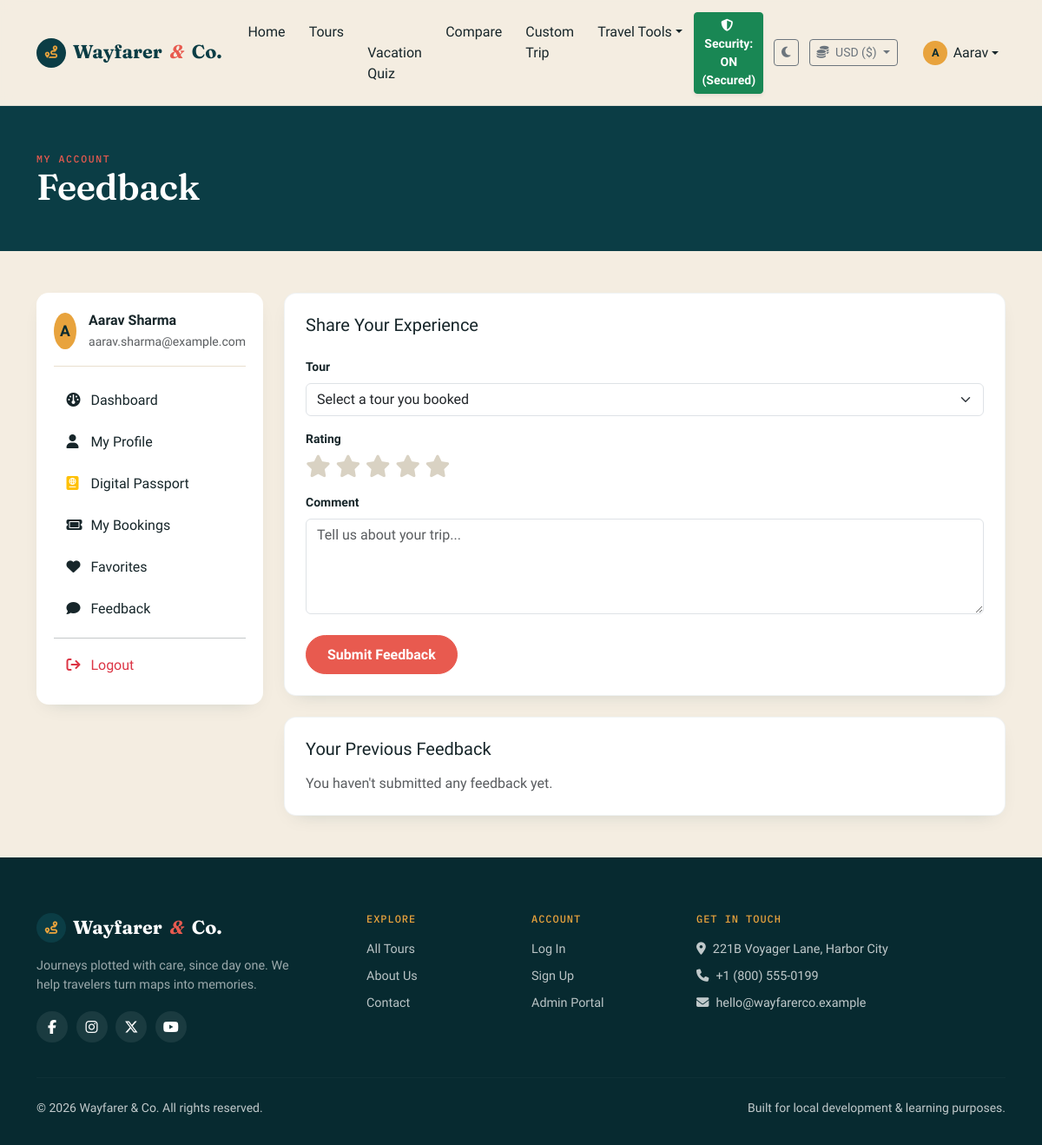
The page /feedback (signed in) on the database as committed earlier.
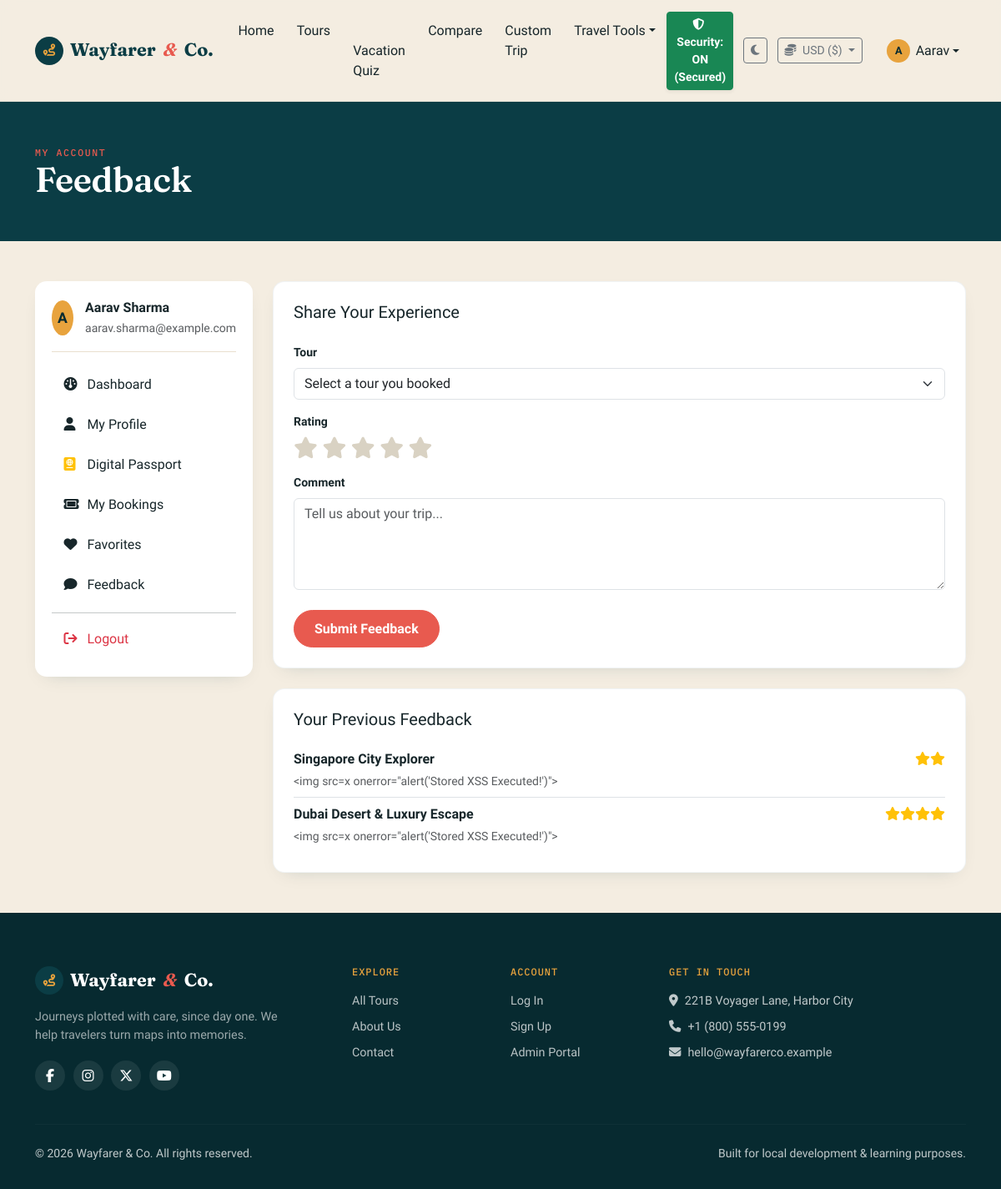
The same page on the database as committed later.
### models/feedback.py (models this page shows, shortened)
class Feedback(db.Model):
    __tablename__ = "feedback"
    id = db.Column(db.Integer, primary_key=True)
    user_id = db.Column(db.Integer, db.ForeignKey("users.id"), nullable=False)
    tour_id = db.Column(db.Integer, db.ForeignKey("tours.id"), nullable=False)
    booking_id = db.Column(db.Integer, db.ForeignKey("bookings.id"), nullable=True)
    rating = db.Column(db.Integer, nullable=False, default=5)  # 1-5
    comment = db.Column(db.Text, nullable=False, default="")
    created_at = db.Column(db.DateTime, default=datetime.utcnow)

### models/tour.py (models this page shows, shortened)
class Tour(db.Model):
    __tablename__ = "tours"
    id = db.Column(db.Integer, primary_key=True)
    name = db.Column(db.String(150), nullable=False)
    destination = db.Column(db.String(100), nullable=False, index=True)
    category = db.Column(db.String(50), nullable=False, default="General")
    description = db.Column(db.Text, nullable=False, default="")
    itinerary = db.Column(db.Text, nullable=True)
    duration = db.Column(db.String(50), nullable=False, default="")  # e.g. "5 Days / 4 Nights"
    price = db.Column(db.Float, nullable=False, default=0.0)
    child_price = db.Column(db.Float, nullable=False, default=0.0)
    available_seats = db.Column(db.Integer, nullable=False, default=0)
    start_date = db.Column(db.Date, nullable=True)
    end_date = db.Column(db.Date, nullable=True)
    image_url = db.Column(db.String(400), nullable=True)
    included = db.Column(db.Text, nullable=True)
    excluded = db.Column(db.Text, nullable=True)
    rating = db.Column(db.Float, nullable=False, default=4.5)
    difficulty = db.Column(db.String(30), nullable=False, default="Easy")  # Easy, Moderate, Challenging, Expedition
    season = db.Column(db.String(30), nullable=False, default="All Year")   # Spring, Summer, Autumn, Winter, All Year
    tags = db.Column(db.String(200), nullable=True, default="Popular, Recommended")  # Comma separated
    latitude = db.Column(db.Float, nullable=True, default=46.8182)
    longitude = db.Column(db.Float, nullable=True, default=8.2275)
    max_seats = db.Column(db.Integer, nullable=False, default=30)
    is_active = db.Column(db.Boolean, default=True, nullable=False)
    created_at = db.Column(db.DateTime, default=datetime.utcnow)
    bookings = db.relationship("Booking", backref="tour", lazy=True)
    feedbacks = db.relationship("Feedback", backref="tour", lazy=True)
    favorited_by = db.relationship("Favorite", backref="tour", lazy=True)

### routes/profile.py (the view, shortened to what this page needs)
@profile_bp.route("/feedback", methods=["GET", "POST"])
@login_required
def feedback():
    user = get_current_user()
    completed_tours = (
        db.session.query(Tour)
        .join(Booking, Booking.tour_id == Tour.id)
        .filter(Booking.user_id == user.id)
        .distinct()
        .all()
    )
    my_feedback = (
        Feedback.query.filter_by(user_id=user.id).order_by(Feedback.created_at.desc()).all()
    )
    return render_template("feedback.html", tours=completed_tours, my_feedback=my_feedback)

### models/user.py (called while the page is built)
    def is_admin(self):
        return self.role == "admin"

### routes/main.py (called while the page is built)
@main_bp.app_context_processor
def inject_globals():
    from flask import session
    security_mode = session.get("security_mode", "ON")
    return {
        "current_user": get_current_user(),
        "security_mode": security_mode
    }

### routes/utils.py (called while the page is built, shortened)
def get_current_user():
    user_id = session.get("user_id")
    if not user_id:
        return None
    return db.session.get(User, user_id)

def login_required(view_func):
    @wraps(view_func)
    def wrapped(*args, **kwargs):
        if not session.get("user_id"):
            log_security_event("UNAUTHORIZED_ACCESS", f"Attempted to access protected endpoint {request.path} without login.")
            flash("Please log in to continue.", "warning")
            return redirect(url_for("auth.login", next=request.path))
        user = get_current_user()
        return view_func(*args, **kwargs)
    return wrapped

### templates/feedback.html (shortened to what this page needs)
{% extends "base.html" %}
{% block content %}
<div class="wf-page-header">
    <div class="container">
        <div class="wf-eyebrow">My Account</div>
        <h1>Feedback</h1>
    </div>
</div>
<div class="container py-5">
    <div class="row g-4">
        <div class="col-lg-3">
            {% include "_account_sidebar.html" with context %}
        </div>
        <div class="col-lg-9">
            <div class="wf-panel p-4 mb-4">
                <h5 class="mb-4">Share Your Experience</h5>
                <form method="post">
                    <div class="mb-3">
                        <label class="form-label small fw-semibold">Tour</label>
                        <select name="tour_id" class="form-select" required>
                            <option value="" disabled selected>Select a tour you booked</option>
                        </select>
                    </div>
                    <div class="mb-3">
                        <label class="form-label small fw-semibold d-block">Rating</label>
                        <div class="wf-star-rating">
                            {% for i in range(5) %}
                            <i class="fa-solid fa-star wf-star"></i>
                            {% endfor %}
                        </div>
                    </div>
                    <div class="mb-4">
                        <label class="form-label small fw-semibold">Comment</label>
                        <textarea name="comment" class="form-control" rows="4" placeholder="Tell us about your trip..." required></textarea>
                    </div>
                    <button type="submit" class="btn wf-btn-primary">Submit Feedback</button>
                </form>
            </div>
            <div class="wf-panel p-4">
                <h5 class="mb-3">Your Previous Feedback</h5>
                {% for fb in my_feedback %}
                <div class="py-2 {% if not loop.last %}border-bottom{% endif %}">
                    <div class="d-flex justify-content-between">
                        <strong>{{ fb.tour.name }}</strong>
                        <span class="text-warning">{% for i in range(fb.rating) %}<i class="fa-solid fa-star"></i>{% endfor %}</span>
                    </div>
                    {% if security_mode == 'OFF' %}
                    <div class="alert alert-danger border-danger my-2 p-3 font-monospace shadow-sm">
                        <div class="fw-bold text-danger mb-1"><i class="fa-solid fa-skull-crossbones me-2"></i> 🔥 STORED XSS ATTACK EXECUTED — VULNERABLE DATA RENDERED:</div>
                        <div class="small text-dark">{{ fb.comment|safe }}</div>
                    </div>
                    {% else %}
                    <p class="text-muted small mb-0 mt-1">{{ fb.comment }}</p>
                    {% endif %}
                </div>
                {% else %}
                <p class="text-muted mb-0">You haven't submitted any feedback yet.</p>
                {% endfor %}
            </div>
        </div>
    </div>
</div>
{% endblock %}

Rows that differ between the two databases and show on the page:
added Feedback: tour.name "Singapore City Explorer", rating 2 (drawn), comment "<img src=x onerror=\"alert('Stored XSS Executed!')\">"
added Feedback: tour.name "Dubai Desert & Luxury Escape", rating 4 (drawn), comment "<img src=x onerror=\"alert('Stored XSS Executed!')\">"
Other text that changed with them:
text no longer shown: "You haven't submitted any feedback yet."
